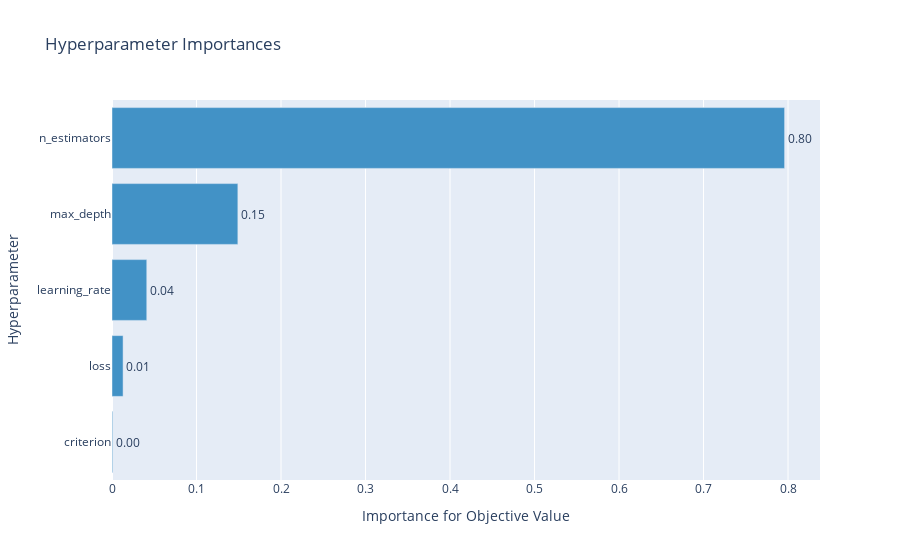

The cell this chart's notebook holds for it:
### Code cell
optuna.visualization.plot_param_importances(study)

### Figure 1 — Plotly figure (JSON) as saved in the notebook; plotly's stock layout.template omitted (floating-point values rounded to 4 significant figures)
{"data": [{"cliponaxis": false, "hovertemplate": ["criterion (CategoricalDistribution): 0.0008366448361820008<extra></extra>", "loss (CategoricalDistribution): 0.013116952936687971<extra></extra>", "learning_rate (UniformDistribution): 0.041148965364520965<extra></extra>", "max_depth (IntUniformDistribution): 0.14895428178945025<extra></extra>", "n_estimators (IntUniformDistribution): 0.7959431550731588<extra></extra>"], "marker": {"color": "rgb(66,146,198)"}, "orientation": "h", "text": ["0.0008366448361820008", "0.013116952936687971", "0.041148965364520965", "0.14895428178945025", "0.7959431550731588"], "textposition": "outside", "texttemplate": "%{text:.2f}", "type": "bar", "x": [0.0008366, 0.01312, 0.04115, 0.149, 0.7959], "y": ["criterion", "loss", "learning_rate", "max_depth", "n_estimators"]}], "layout": {"showlegend": false, "title": {"text": "Hyperparameter Importances"}, "xaxis": {"title": {"text": "Importance for Objective Value"}}, "yaxis": {"title": {"text": "Hyperparameter"}}}}
